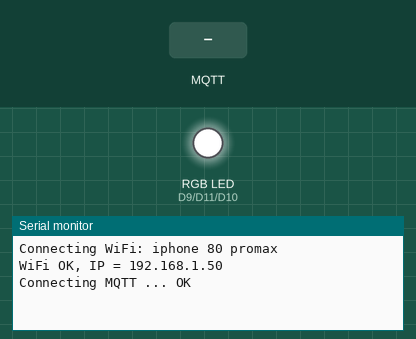
Recording of a sketch running on a simulated Arduino Uno R4 WiFi. Parts: an RGB LED mixed from three pins (HIGH = lit), the last lines printed to the serial monitor. The inputs (shaded band) are chosen by the test bench. WiFi joins after 1.5 s; servers stay silent unless stated; random numbers use the default seed unless the sketch sets one; no MQTT or app messages arrive unless stated.

Above: at 2.7 s.
2.8 s: MQTT message "ON" arrives on the first subscribed topic
At 4.0 s:
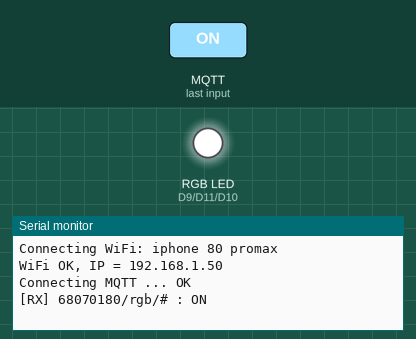
4.3 s: MQTT message "1" arrives on the first subscribed topic
At 5.4 s:
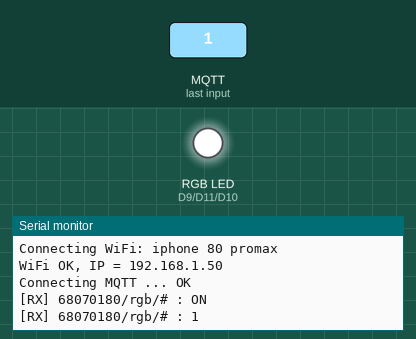
5.8 s: MQTT message "off" arrives on the first subscribed topic
At 6.5 s:
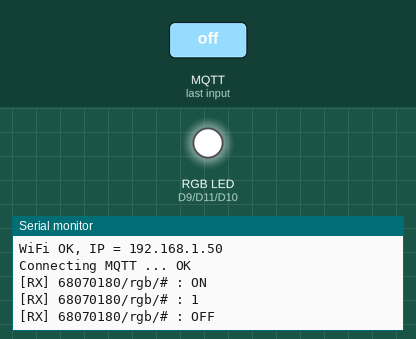

Measured:
- after the input at 2.8 s, the serial monitor: prints a new line at once (image 1)
- after the input at 4.3 s, the serial monitor: prints a new line at once (image 2)
- after the input at 5.8 s, the serial monitor: prints a new line at once (image 3)

The sketch:

W15_1_MQTT_Website_RGB.ino
```cpp
// งาน 15.1 : MQTT Website ควบคุมการผสมสี Color LED (RGB)
// หน้าเว็บ (control.html) publish ผ่าน WebSocket -> HiveMQ -> บอร์ด subscribe -> เปิด/ปิดแต่ละสี
// เช่น Red: ON, Green: OFF, Blue: ON -> สีม่วง
// บอร์ด Arduino UNO R4 WiFi   ไลบรารี: MQTT (Joel Gaehwiler) → MQTTClient.h  |  WiFiS3 มากับบอร์ดแล้ว
// วงจร RGB Common Anode: ขา Common -> 5V, R -> D9, B -> D10, G -> D11 (ผ่าน R 220Ω)
//
// Topic ที่ใช้ (ต้องตรงกับในหน้าเว็บ):
//   68070180/rgb/red    ข้อความ "ON" หรือ "OFF"
//   68070180/rgb/green  ข้อความ "ON" หรือ "OFF"
//   68070180/rgb/blue   ข้อความ "ON" หรือ "OFF"

#include <WiFiS3.h>
#include <MQTTClient.h>

// ===== แก้ตรงนี้ =====
const char WIFI_SSID[] = "iphone 80 promax";             // hotspot มือถือ ต้องเป็น 2.4 GHz
const char WIFI_PASSWORD[] = "88888888";
const char MQTT_BROKER_ADRRESS[] = "mqtt-dashboard.com";
const int   MQTT_PORT = 1883;                    // บอร์ดใช้ TCP 1883 (เว็บใช้ 8884)
const char* TOPIC_SUB = "68070180/rgb/#";   // # = รับทุก topic ย่อย (red, green, blue)

const int R_PIN = 9;
const int B_PIN = 10;
const int G_PIN = 11;
const bool COMMON_ANODE = true;    // RGB ที่แจกเป็น Common Anode: LOW = ติด

WiFiClient network;
MQTTClient mqtt = MQTTClient(256);

void setLed(int pin, bool on) {
  if (COMMON_ANODE) on = !on;
  digitalWrite(pin, on ? HIGH : LOW);
}

void messageReceived(String &topic, String &payload) {
  String t = topic;
  String msg = payload;
  msg.trim();
  msg.toUpperCase();
  bool on = (msg.equalsIgnoreCase("ON") || msg == "1");

  Serial.print("[RX] ");
  Serial.print(t);
  Serial.print(" : ");
  Serial.println(msg);

  if (t.endsWith("/red"))   setLed(R_PIN, on);
  if (t.endsWith("/green")) setLed(G_PIN, on);
  if (t.endsWith("/blue"))  setLed(B_PIN, on);
}

void connectWiFi() {
  Serial.print("Connecting WiFi: ");
  Serial.println(WIFI_SSID);
  while (WiFi.begin(WIFI_SSID, WIFI_PASSWORD) != WL_CONNECTED) {
    Serial.print(".");
    delay(3000);
  }
  while (WiFi.localIP() == IPAddress(0, 0, 0, 0)) delay(200);   // รอจนได้ IP
  Serial.print("WiFi OK, IP = ");
  Serial.println(WiFi.localIP());
}

void connectToMQTT() {
  while (!mqtt.connected()) {
    String clientId = "r4-" + String(random(0xFFFFFF), HEX);   // ห้ามซ้ำกับคนอื่น
    Serial.print("Connecting MQTT ... ");
    if (mqtt.connect(clientId.c_str())) {
      Serial.println("OK");
      mqtt.subscribe(TOPIC_SUB);      // ต้อง subscribe ใหม่ทุกครั้งที่ต่อใหม่
    } else {
      Serial.print("fail err=");
      Serial.print(mqtt.lastError()); Serial.print(" rc="); Serial.println(mqtt.returnCode());
      delay(2000);
    }
  }
}

void setup() {
  Serial.begin(9600);
  pinMode(R_PIN, OUTPUT);
  pinMode(G_PIN, OUTPUT);
  pinMode(B_PIN, OUTPUT);
  setLed(R_PIN, false);
  setLed(G_PIN, false);
  setLed(B_PIN, false);

  connectWiFi();
  randomSeed(micros());
  mqtt.begin(MQTT_BROKER_ADRRESS, MQTT_PORT, network);
  mqtt.onMessage(messageReceived);
  connectToMQTT();
}

void loop() {
  if (WiFi.status() != WL_CONNECTED) connectWiFi();
  if (!mqtt.connected()) connectToMQTT();
  mqtt.loop();        // ต้องเรียกตลอด ห้ามมี delay ยาว ๆ ใน loop
}
```
